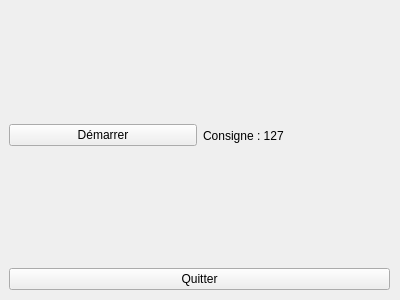
<?xml version="1.0" encoding="UTF-8"?>
<ui version="4.0">
 <class>MainWindow</class>
 <widget class="QMainWindow" name="MainWindow">
  <property name="geometry">
   <rect>
    <x>0</x>
    <y>0</y>
    <width>400</width>
    <height>300</height>
   </rect>
  </property>
  <property name="windowTitle">
   <string>MainWindow</string>
  </property>
  <widget class="QWidget" name="centralWidget">
   <widget class="QWidget" name="verticalLayoutWidget">
    <property name="geometry">
     <rect>
      <x>-1</x>
      <y>-1</y>
      <width>401</width>
      <height>301</height>
     </rect>
    </property>
    <layout class="QVBoxLayout" name="verticalLayout">
     <property name="leftMargin">
      <number>10</number>
     </property>
     <property name="topMargin">
      <number>10</number>
     </property>
     <property name="rightMargin">
      <number>10</number>
     </property>
     <property name="bottomMargin">
      <number>10</number>
     </property>
     <item>
      <layout class="QHBoxLayout" name="horizontalLayout">
       <item>
        <widget class="QPushButton" name="pushButton_demarrer">
         <property name="text">
          <string>Démarrer</string>
         </property>
        </widget>
       </item>
       <item>
        <widget class="QLabel" name="label_consigne">
         <property name="text">
          <string>Consigne : 127</string>
         </property>
        </widget>
       </item>
      </layout>
     </item>
     <item>
      <widget class="QPushButton" name="pushButton_quitter">
       <property name="text">
        <string>Quitter</string>
       </property>
      </widget>
     </item>
    </layout>
   </widget>
  </widget>
 </widget>
 <layoutdefault spacing="6" margin="11"/>
 <resources/>
 <connections/>
</ui>
